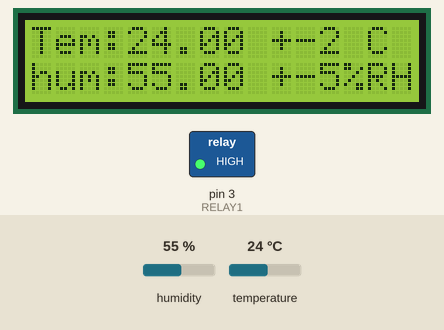
Bench run of a sketch on a simulated Arduino Uno, built with avr-gcc and run on an emulated ATmega328P. Parts: 16×2 character LCD, switched loads named in the sketch (green lamp = pin HIGH). The test bench sets the inputs (shaded band); at power-on: temperature 24 °C, humidity 55 %. What the sketch prints to the serial monitor is not drawn.

Above: at 4.9 s.
5.0 s: temperature set to 32.4 °C
At 7.7 s:
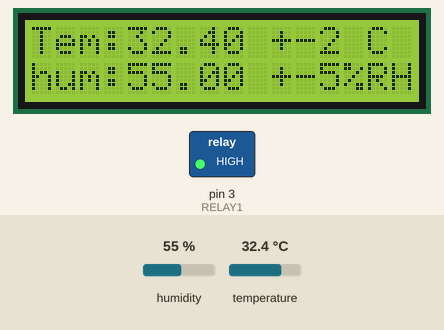
8.1 s: temperature set to 33.6 °C
At 9.3 s:
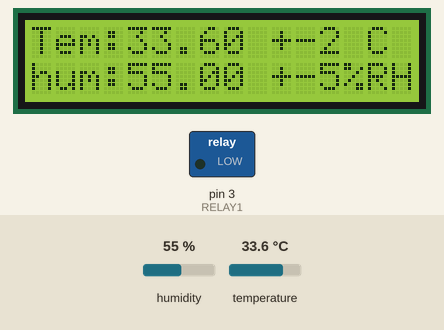
11.2 s: humidity set to 22 %
At 13.6 s:
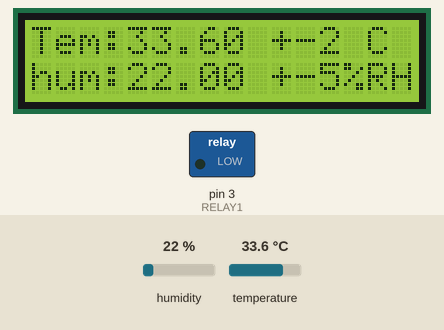
14.3 s: humidity set to 40 %
At 15.2 s:
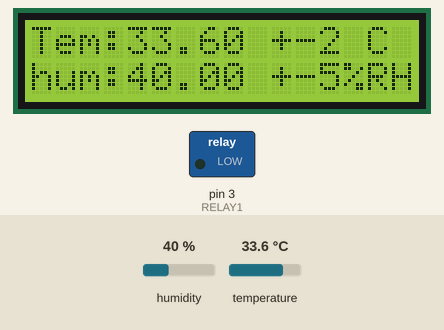
Timing chart, 0 to 17.3 s (numbered marks = the images above; inputs shaded):
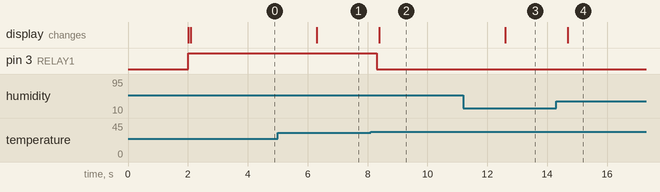

The sketch:

Finish_Projeck_DHT_Relay_LCD_.ino
```cpp
#include <Wire.h> //LCD I2c
#include <LiquidCrystal_I2C.h> //LCD I2c
LiquidCrystal_I2C lcd(0x27, 16, 2); //LCD I2c
#include "DHT.h" //เรียกใช้
DHT dht;  //กำหนดค่าDHT
#define RELAY1  3 //relay ตั้งค่า pin
void setup() {
//DHT
  Serial.begin(9600);  //DHT
  Serial.println();  //DHT
  Serial.println("Status\tHumidity (%)\tTemperature (C)\t(F)");  //DHT
  dht.setup(2); // data pin 2  //DHT
//DHT
//Relay
  pinMode(RELAY1, OUTPUT);  //DHT
 //Relay
}
void loop() {
 //DHT
//delay รับค่า
 delay(dht.getMinimumSamplingPeriod());
//แปลงค่าาเป็นตัวเลข
  float humidity = dht.getHumidity();
  float temperature = dht.getTemperature();
//แสดงผล
  Serial.print(dht.getStatusString());
  Serial.print("\t");
  Serial.print(humidity, 1);
  Serial.print("\t\t");
  Serial.print(temperature, 1);
  Serial.print("\t\t");
  Serial.println(dht.toFahrenheit(temperature), 1);
 //เงื่อนไข
  if(temperature<=32.0){//humidityความชื้นในอากาศ
    digitalWrite(RELAY1,HIGH);
    }
   else if(temperature>=33.0){
    digitalWrite(RELAY1,LOW);
    }
//DHT
//LCD I2c
lcd.begin(); //LCD
  lcd.print("Tem:");
  lcd.print(temperature);  //LCD
  lcd.print(" +-2 C");
  lcd.setCursor(0, 1);  //LCD
  lcd.print("hum:");
  lcd.print(humidity);  //LCD
  lcd.print(" +-5%RH");
//LCD I2c
}
```

Measured:
- the behaviour switches between 32.9 and 33 °C on temperature (found by bisection; images 1 and 2)
- after the input at 5.0 s, the display: changes after 1.3 s (image 1)
- after the input at 8.1 s, pin 3 (RELAY1): HIGH → LOW after 0.20 s; the display: changes after 0.30 s (image 2)
- after the input at 11.2 s, the display: changes after 1.4 s (image 3)
- after the input at 14.3 s, the display: changes after 0.39 s (image 4)
